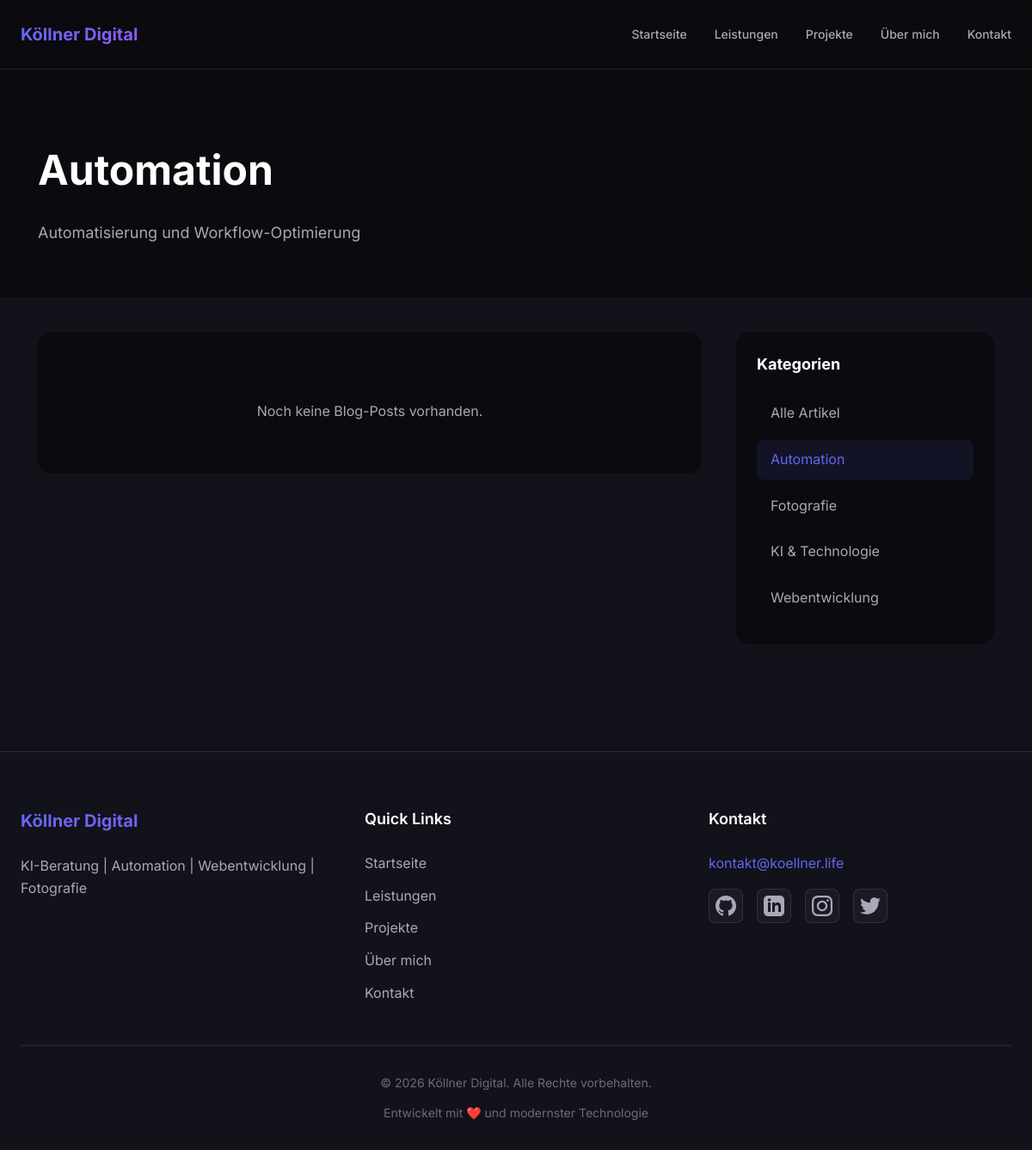
The app's page /blog.php?category=3 with its own data.
### tables this page shows
CREATE TABLE IF NOT EXISTS blog_categories (
    id INT AUTO_INCREMENT PRIMARY KEY,
    name VARCHAR(100) NOT NULL,
    slug VARCHAR(100) UNIQUE NOT NULL,
    description TEXT,
    created_at TIMESTAMP DEFAULT CURRENT_TIMESTAMP,
    INDEX idx_slug (slug)
);

### database/Database.php (called while the page is built, shortened)
<?php
class Database {
    private static $instance = null;
    private $connection;
    private function __construct() {
        try {
            $this->connection = new PDO(
                'mysql:host=' . DB_HOST . ';dbname=' . DB_NAME . ';charset=utf8mb4',
                DB_USER,
                DB_PASS,
                [
                    PDO::ATTR_ERRMODE => PDO::ERRMODE_EXCEPTION,
                    PDO::ATTR_DEFAULT_FETCH_MODE => PDO::FETCH_ASSOC,
                    PDO::ATTR_EMULATE_PREPARES => false,
                    PDO::MYSQL_ATTR_INIT_COMMAND => "SET NAMES utf8mb4 COLLATE utf8mb4_unicode_ci"
                ]
            );
        } catch (PDOException $e) {
            if (DEBUG_MODE) {
                die("Datenbankverbindungsfehler: " . $e->getMessage());
            } else {
                die("Datenbankverbindung fehlgeschlagen. Bitte kontaktieren Sie den Administrator.");
            }
        }
    }
    public static function getInstance() {
        if (self::$instance === null) {
            self::$instance = new self();
        }
        return self::$instance;
    }
    public function query($sql, $params = []) {
        try {
            $stmt = $this->connection->prepare($sql);
            $stmt->execute($params);
            return $stmt;
        } catch (PDOException $e) {
            if (DEBUG_MODE) {
                die("Query-Fehler: " . $e->getMessage());
            }
            return false;
        }
    }
    public function fetchOne($sql, $params = []) {
        $stmt = $this->query($sql, $params);
        return $stmt ? $stmt->fetch() : false;
    }
    public function fetchAll($sql, $params = []) {
        $stmt = $this->query($sql, $params);
        return $stmt ? $stmt->fetchAll() : [];
    }
}

### admin/classes/BlogCategory.php (called while the page is built, shortened)
<?php
class BlogCategory {
    private $db;
    public function __construct() {
        $this->db = Database::getInstance();
    }
    public function getAll() {
        return $this->db->fetchAll(
            "SELECT * FROM blog_categories ORDER BY name ASC"
        );
    }
    public function getById($id) {
        return $this->db->fetchOne(
            "SELECT * FROM blog_categories WHERE id = ?",
            [$id]
        );
    }
}

### blog.php (the view, shortened to what this page needs)
<?php
require_once __DIR__ . '/admin/classes/BlogCategory.php';
$blogPost = new BlogPost();
$blogCategory = new BlogCategory();
$page = isset($_GET['page']) ? max(1, (int)$_GET['page']) : 1;
$per_page = 10;
$category_id = isset($_GET['category']) ? (int)$_GET['category'] : null;
if ($category_id) {
    $posts = $blogPost->getByCategory($category_id, $page, $per_page);
    $current_category = $blogCategory->getById($category_id);
} else {
    $posts = $blogPost->getAll($page, $per_page, 'published');
    $total_posts = $blogPost->getTotal('published');
    $current_category = null;
}
$categories = $blogCategory->getAll();
$page_description = $current_category['description'] ?? 'Artikel und Insights zu KI, Automation, Webentwicklung und Fotografie.';
include 'includes/header.php';
?>
<section class="hero-section" style="padding: 80px 20px 60px;">
    <div class="container">
        <h1 style="font-size: 48px; margin-bottom: 20px;">
            <?php echo $current_category ? htmlspecialchars($current_category['name']) : 'Blog'; ?>
        </h1>
        <p style="font-size: 18px; color: var(--color-text-secondary); max-width: 600px;">
            <?php echo htmlspecialchars($page_description); ?>
        </p>
    </div>
</section>
<section style="padding: 40px 20px 100px; background: var(--color-bg-secondary);">
    <div class="container" style="max-width: 1200px;">
        <div style="display: grid; grid-template-columns: 1fr 300px; gap: 40px;">
            <div>
                <?php if (empty($posts)): ?>
                    <div style="text-align: center; padding: 60px 20px; background: var(--color-bg-primary); border-radius: 16px;">
                        <p style="color: var(--color-text-secondary);">Noch keine Blog-Posts vorhanden.</p>
                    </div>
                <?php endif; ?>
            </div>
            <aside class="blog-sidebar">
                <div class="sidebar-widget">
                    <h3>Kategorien</h3>
                    <ul class="category-list">
                        <li>
                            <a href="/blog.php" class="<?php echo !$category_id ? 'active' : ''; ?>">
                                Alle Artikel
                            </a>
                        </li>
                        <?php foreach ($categories as $cat): ?>
                            <li>
                                <a href="?category=<?php echo $cat['id']; ?>"
                                   class="<?php echo $category_id == $cat['id'] ? 'active' : ''; ?>">
                                    <?php echo htmlspecialchars($cat['name']); ?>
                                </a>
                            </li>
                        <?php endforeach; ?>
                    </ul>
                </div>
            </aside>
        </div>
    </div>
</section>
<?php include 'includes/footer.php'; ?>

### assets/css/style.css (style rules this page uses)
:root { --color-bg-primary: #0a0a0f; --color-bg-secondary: #12121a; --color-bg-tertiary: #1a1a27; --color-bg-elevated: #1f1f2e; --color-text-primary: #ffffff; --color-text-secondary: #a8a9b4; --color-text-tertiary: #6b6c7a; --color-accent-primary: #6366f1; --color-accent-secondary: #8b5cf6; --color-accent-success: #10b981; --color-accent-error: #ef4444; --gradient-primary: linear-gradient(135deg, #6366f1 0%, #8b5cf6 100%); --gradient-accent: linear-gradient(135deg, #667eea 0%, #764ba2 100%); --color-border: rgba(255, 255, 255, 0.1); --color-border-hover: rgba(255, 255, 255, 0.2); --shadow-sm: 0 1px 2px 0 rgba(0, 0, 0, 0.05); --shadow-md: 0 4px 6px -1px rgba(0, 0, 0, 0.1); --shadow-lg: 0 10px 15px -3px rgba(0, 0, 0, 0.1); --shadow-xl: 0 20px 25px -5px rgba(0, 0, 0, 0.1); --shadow-glow: 0 0 20px rgba(99, 102, 241, 0.3); --font-family: 'Inter', -apple-system, BlinkMacSystemFont, 'Segoe UI', sans-serif; --font-size-xs: 0.75rem; --font-size-sm: 0.875rem; --font-size-base: 1rem; --font-size-lg: 1.125rem; --font-size-xl: 1.25rem; --font-size-2xl: 1.5rem; --font-size-3xl: 1.875rem; --font-size-4xl: 2.25rem; --font-size-5xl: 3rem; --spacing-xs: 0.5rem; --spacing-sm: 0.75rem; --spacing-md: 1rem; --spacing-lg: 1.5rem; --spacing-xl: 2rem; --spacing-2xl: 3rem; --spacing-3xl: 4rem; --radius-sm: 0.375rem; --radius-md: 0.5rem; --radius-lg: 0.75rem; --radius-xl: 1rem; --radius-full: 9999px; --transition-fast: 150ms ease; --transition-base: 250ms ease; --transition-slow: 350ms ease; }
*, *::before, *::after { box-sizing: border-box; margin: 0; padding: 0; }
html { font-size: 16px; scroll-behavior: smooth; }
body { font-family: var(--font-family); font-size: var(--font-size-base); line-height: 1.6; color: var(--color-text-primary); background-color: var(--color-bg-primary); -webkit-font-smoothing: antialiased; -moz-osx-font-smoothing: grayscale; }
p, h1, h2, h3, h4, h5, h6 { overflow-wrap: break-word; }
a { color: inherit; text-decoration: none; }
ul, ol { list-style: none; }
.container { width: 100%; max-width: 1200px; margin: 0 auto; padding: 0 var(--spacing-lg); }

### blog.php (style rules this page uses)
.blog-sidebar { position: sticky; top: 20px; height: fit-content; }
.sidebar-widget { background: var(--color-bg-primary); border-radius: 16px; padding: 24px; margin-bottom: 24px; }
.sidebar-widget h3 { margin-bottom: 20px; font-size: 18px; }
.category-list { list-style: none; }
.category-list li { margin-bottom: 8px; }
.category-list a { display: block; padding: 10px 16px; color: var(--color-text-secondary); text-decoration: none; border-radius: 8px; transition: all 0.2s; }
.category-list a:hover, .category-list a.active { background: rgba(99, 102, 241, 0.1); color: var(--color-accent-primary); }

### records on screen
blog_categories: name "Automation", description "Automatisierung und Workflow-Optimierung"
blog_categories: name "Fotografie"
blog_categories: name "KI & Technologie"
blog_categories: name "Webentwicklung"

### other values on screen
SITE_NAME "Köllner Digital"
SITE_TAGLINE "KI-Beratung | Automation | Webentwicklung | Fotografie"
CONTACT_EMAIL "kontakt@koellner.life"
